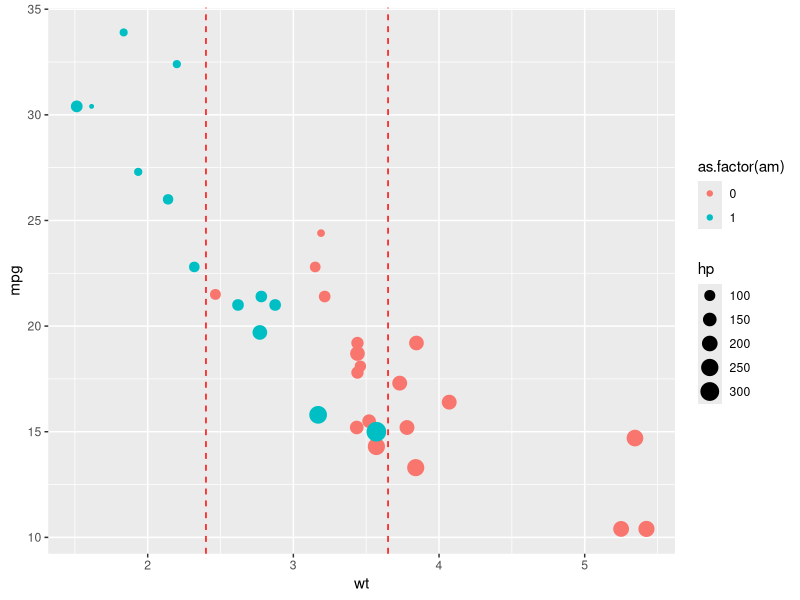
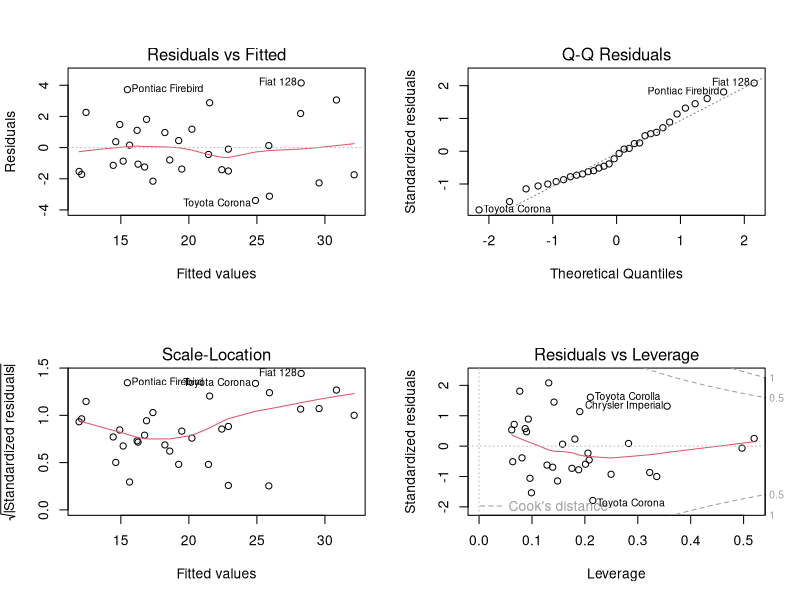
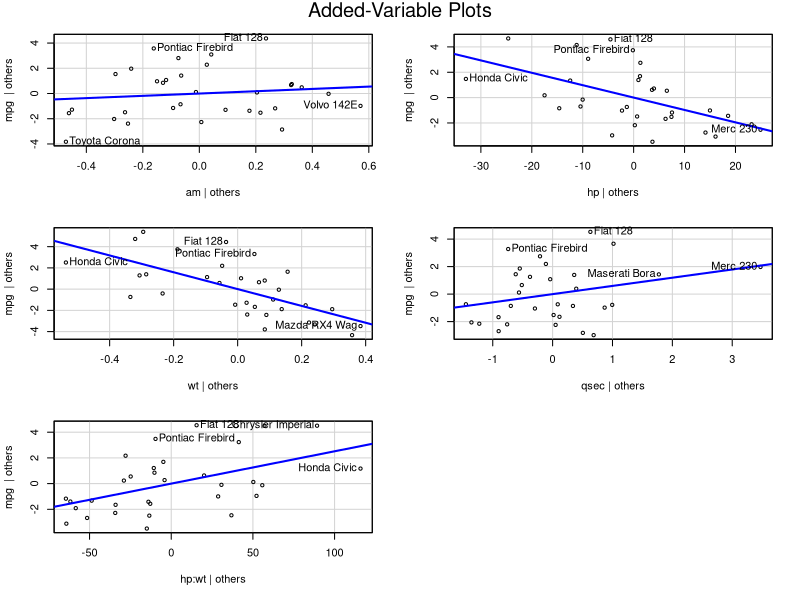
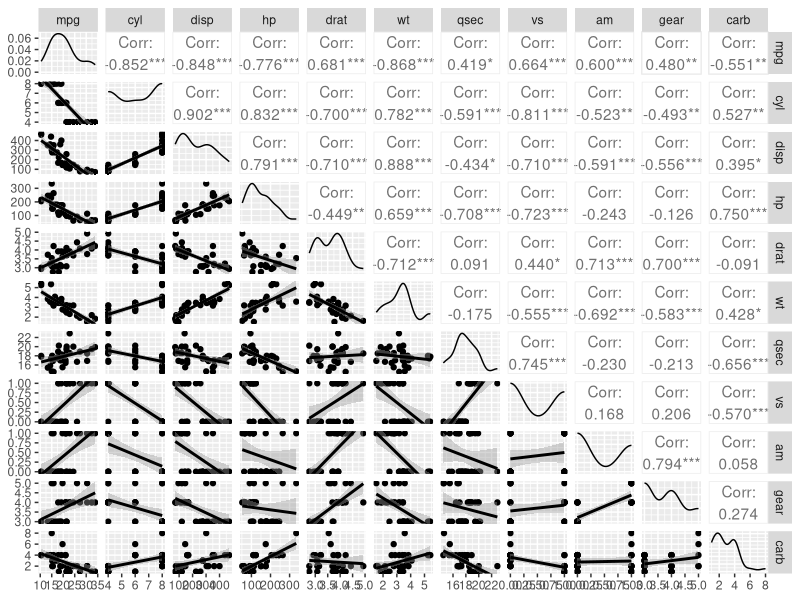

Generate these figures, in order, with R:
## ---- chunk 1
knitr::opts_chunk$set(echo = TRUE)
library(ggplot2)
library(GGally)
library(car)
data(mtcars)
attach(mtcars)

## ---- chunk 2
plotfinal <- ggplot(mtcars, aes(y=mpg, x=wt, col=as.factor(am))) + 
    geom_point(aes(size = hp)) + 
    geom_vline(xintercept=2.4, col='red',linetype=2) +
    geom_vline(xintercept=3.65, col='red',linetype=2)
plotfinal
## ---- chunk 3

stepfit <- step(lm(data = mtcars, mpg ~ . ), trace=0)
summary(stepfit)$coef
## ---- chunk 4
finalmod <- lm(mpg ~ am + hp + wt + qsec + hp:wt, data = mtcars)
summary(finalmod)$coef
## ---- chunk 5
par(mfrow = (c(2,2)))
plot(finalmod)
## ---- chunk 6
car::avPlots(finalmod)
## ---- chunk 7
vif(finalmod)
## ---- chunk 8
noint <- lm(mpg ~ am+hp+wt+qsec)
vif(noint)
## ---- chunk 9
ggpairs(mtcars, 
        lower = list(continuous="smooth"))
